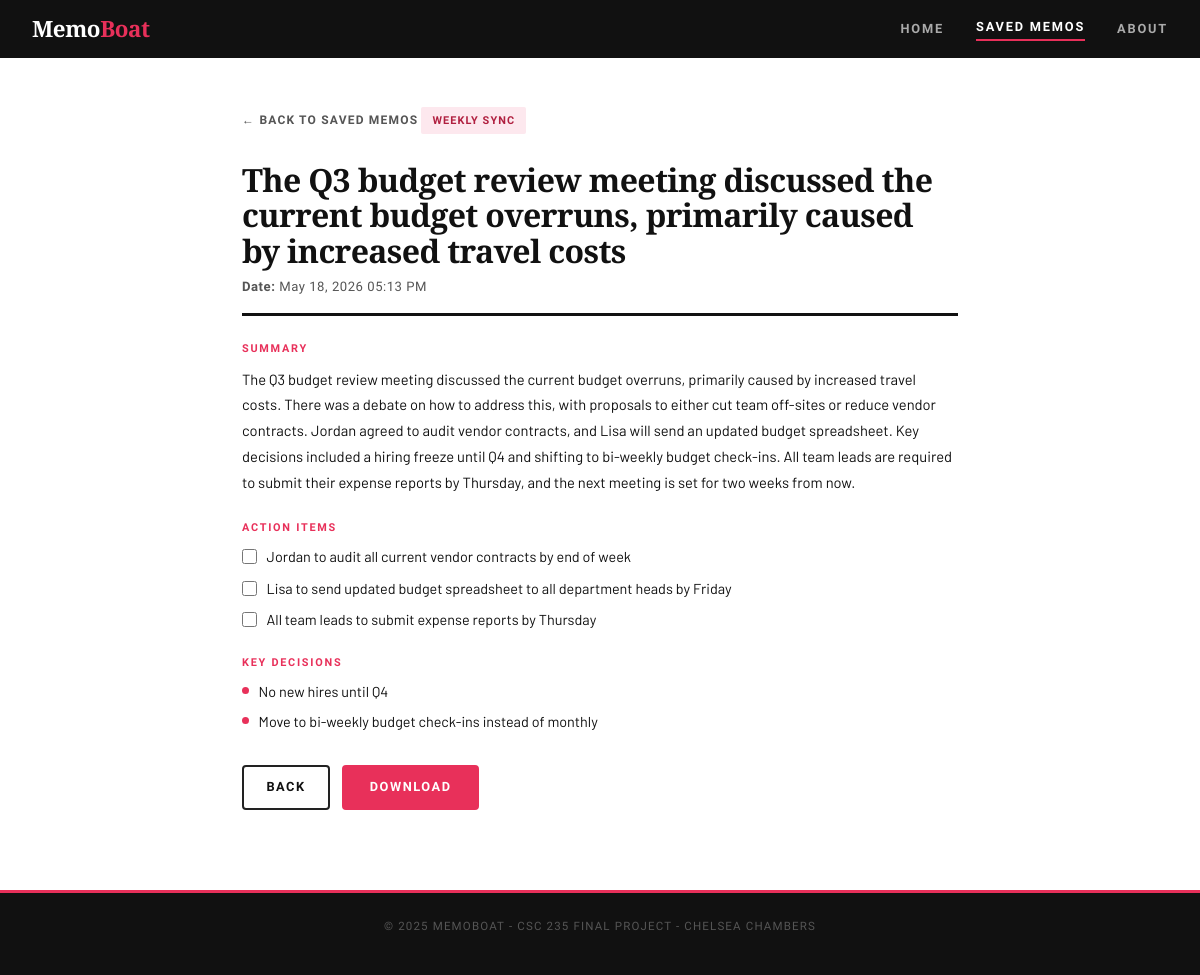
The app's page /memo/8 with its own data.
### tables this page shows
CREATE TABLE meeting_types (
        type_id INTEGER PRIMARY KEY AUTOINCREMENT,
        type_name TEXT NOT NULL
    );

CREATE TABLE transcripts (
        transcript_id INTEGER PRIMARY KEY AUTOINCREMENT,
        type_id INTEGER NOT NULL,
        raw_notes TEXT NOT NULL,
        timestamp TEXT NOT NULL,
        FOREIGN KEY (type_id) REFERENCES meeting_types(type_id)
    );

CREATE TABLE summaries (
        summary_id INTEGER PRIMARY KEY AUTOINCREMENT,
        transcript_id INTEGER NOT NULL,
        summary TEXT NOT NULL,
        action_items TEXT NOT NULL,
        key_decisions TEXT NOT NULL,
        FOREIGN KEY (transcript_id) REFERENCES transcripts(transcript_id)
    );

### app.py (the view)
@app.route("/memo/<int:memo_id>")
def view_memo(memo_id):
    conn = get_db()
    row = conn.execute("""
        SELECT t.transcript_id, t.timestamp, s.summary, s.action_items, s.key_decisions, mt.type_name
        FROM transcripts t
        JOIN summaries s ON t.transcript_id = s.transcript_id
        JOIN meeting_types mt ON t.type_id = mt.type_id
        WHERE t.transcript_id = ?
    """, (memo_id,)).fetchone()
    conn.close()
    if row is None:
        return "Memo not found", 404
    memo = {
        "id":           row["transcript_id"],
        "timestamp":    row["timestamp"],
        "title":        row["summary"].split(".")[0].strip(),
        "summary":      row["summary"],
        "action_items": json.loads(row["action_items"]),
        "key_decisions":json.loads(row["key_decisions"]),
        "type_name":    row["type_name"]
    }
    return render_template("memo.html", memo=memo)

### app.py (called while the page is built)
def get_db():
    conn = sqlite3.connect("memoboat.db")
    conn.row_factory = sqlite3.Row
    return conn

### templates/memo.html (shortened to what this page needs)
<!DOCTYPE html>
<html lang="en">
<head>
  <link href="https://cdn.jsdelivr.net/npm/bootstrap@5.3.3/dist/css/bootstrap.min.css" rel="stylesheet" />
  <link rel="stylesheet" href="{{ url_for('static', filename='style.css') }}" />
</head>
<body>
  <nav class="mb-nav">
    <div class="mb-nav-inner">
      <a href="{{ url_for('index') }}" class="mb-logo">Memo<span>Boat</span></a>
      <div class="mb-nav-links">
        <a href="{{ url_for('index') }}">Home</a>
        <a href="{{ url_for('memos_page') }}" class="active">Saved Memos</a>
        <a href="{{ url_for('about') }}">About</a>
      </div>
    </div>
  </nav>
  <div class="mb-memo-page">
    <a href="{{ url_for('memos_page') }}" class="mb-back-link">&larr; Back to Saved Memos</a>
    <span class="mb-tag">{{ memo.type_name }}</span>
    <h1 class="mb-memo-title">{{ memo.title }}</h1>
    <div class="mb-memo-meta">
      <span><strong>Date:</strong> {{ memo.timestamp }}</span>
    </div>
    <hr class="mb-divider" />
    <span class="mb-section-label">Summary</span>
    <p class="mb-body-text">{{ memo.summary }}</p>
    <span class="mb-section-label">Action Items</span>
    <ul class="mb-checklist">
      {% for item in memo.action_items %}
        <li>
          <input type="checkbox" id="action-{{ loop.index }}" onchange="toggleItem(this)">
          <span>{{ item }}</span>
        </li>
      {% endfor %}
    </ul>
    <span class="mb-section-label">Key Decisions</span>
    <ul class="mb-bullet-list">
      {% for decision in memo.key_decisions %}
        <li>{{ decision }}</li>
      {% endfor %}
    </ul>
    <div class="mb-memo-footer">
      <a href="{{ url_for('memos_page') }}" class="mb-btn mb-btn-secondary">Back</a>
      <button class="mb-btn mb-btn-primary" onclick="downloadThisMemo()">Download</button>
    </div>
  </div>
  <footer class="mb-footer">
    <p>&copy; 2025 MemoBoat - CSC 235 Final Project - Chelsea Chambers</p>
  </footer>
</body>
</html>

### static/style.css (style rules this page uses)
:root { --rose: #e8305a; --rose-lt: #fde8ee; --rose-dark: #b01f3f; --ink: #111111; --ink-mid: #555555; --ink-light: #999999; --white: #ffffff; --off-white: #f9f9f7; --border: #e0e0e0; --border-dark:#222222; --display: 'Playfair Display', Georgia, serif; --body: 'Barlow', sans-serif; --cond: 'Barlow Condensed', sans-serif; --radius: 4px; }
*, *::before, *::after { box-sizing: border-box; margin: 0; padding: 0; }
html { scroll-behavior: smooth; }
body { font-family: var(--body); color: var(--ink); background: var(--white); font-size: 15px; line-height: 1.6; }
.mb-nav { background: var(--ink); position: sticky; top: 0; z-index: 100; }
.mb-nav-inner { max-width: 1200px; margin: 0 auto; padding: 0 2rem; height: 58px; display: flex; align-items: center; justify-content: space-between; }
.mb-logo { font-family: var(--display); font-size: 1.4rem; font-weight: 900; color: var(--white); text-decoration: none; letter-spacing: -0.02em; }
.mb-logo span { color: var(--rose); }
.mb-nav-links { display: flex; gap: 2rem; align-items: center; }
.mb-nav-links a { font-family: var(--cond); font-size: 0.8rem; font-weight: 700; letter-spacing: 0.14em; text-transform: uppercase; color: #aaaaaa; text-decoration: none; transition: color 0.15s; }
.mb-nav-links a:hover, .mb-nav-links a.active { color: var(--white); }
.mb-nav-links a.active { border-bottom: 2px solid var(--rose); padding-bottom: 2px; }
.mb-btn { display: inline-block; font-family: var(--cond); font-size: 0.8rem; font-weight: 700; letter-spacing: 0.12em; text-transform: uppercase; cursor: pointer; transition: all 0.15s; text-decoration: none; border-radius: var(--radius); }
.mb-btn-primary { background: var(--rose); color: var(--white); border: 2px solid var(--rose); padding: 0.65rem 1.6rem; }
.mb-btn-secondary { background: transparent; color: var(--ink); border: 2px solid var(--border-dark); padding: 0.65rem 1.4rem; }
.mb-section-label { font-family: var(--cond); font-size: 0.68rem; font-weight: 700; letter-spacing: 0.16em; text-transform: uppercase; color: var(--rose); margin-bottom: 0.6rem; margin-top: 1.5rem; display: block; }
.mb-memo-title { font-family: var(--display); font-size: 2rem; font-weight: 700; letter-spacing: -0.02em; color: var(--ink); line-height: 1.1; }
.mb-memo-meta { display: flex; gap: 1.5rem; font-size: 0.82rem; color: var(--ink-mid); margin: 0.5rem 0 1rem; font-family: var(--cond); letter-spacing: 0.04em; }
.mb-divider { border: none; border-top: 3px solid var(--ink); margin-bottom: 0.5rem; opacity: 1; }
.mb-body-text { font-size: 0.92rem; color: var(--ink); line-height: 1.75; }
.mb-checklist { list-style: none; padding: 0; display: flex; flex-direction: column; gap: 0.6rem; }
.mb-checklist li { display: flex; align-items: flex-start; gap: 0.6rem; font-size: 0.9rem; line-height: 1.5; }
.mb-checklist input[type="checkbox"] { margin-top: 3px; accent-color: var(--rose); width: 15px; height: 15px; cursor: pointer; flex-shrink: 0; }
.mb-bullet-list { list-style: none; padding: 0; display: flex; flex-direction: column; gap: 0.5rem; }
.mb-bullet-list li { display: flex; align-items: flex-start; gap: 0.6rem; font-size: 0.9rem; line-height: 1.5; }
.mb-bullet-list li::before { content: ''; width: 7px; height: 7px; border-radius: 50%; background: var(--rose); margin-top: 6px; flex-shrink: 0; }
.mb-memo-footer { margin-top: 2rem; display: flex; gap: 0.75rem; }
.mb-memo-page { max-width: 780px; margin: 0 auto; padding: 3rem 2rem 5rem; }
.mb-back-link { font-family: var(--cond); font-size: 0.75rem; font-weight: 700; letter-spacing: 0.1em; text-transform: uppercase; color: var(--ink-mid); text-decoration: none; display: inline-flex; align-items: center; gap: 0.4rem; margin-bottom: 2rem; transition: color 0.15s; }
.mb-memo-page .mb-divider { margin: 1rem 0 1.5rem; }
.mb-tag { display: inline-block; font-family: var(--cond); font-size: 0.68rem; font-weight: 700; letter-spacing: 0.1em; text-transform: uppercase; background: var(--rose-lt); color: var(--rose-dark); padding: 0.3rem 0.7rem; border-radius: 2px; margin-bottom: 1rem; }
.mb-footer { background: var(--ink); border-top: 3px solid var(--rose); padding: 1.5rem 2rem; text-align: center; }
.mb-footer p { font-family: var(--cond); font-size: 0.72rem; letter-spacing: 0.1em; text-transform: uppercase; color: #555555; }

### records on screen
meeting_types: type_name "WEEKLY SYNC"
transcripts: timestamp "May 18, 2026 05:13 PM"
summaries: summary "The Q3 budget review meeting discussed the current budget overruns, primarily caused by increased travel costs. There was a debate on how to address this, with proposals to either cut team off-sites or reduce vendor contracts. Jordan agreed to audit vendor contracts, and Lisa will send an updated budget spreadsheet. Key decisions included a hiring freeze until Q4 and shifting to bi-weekly budget check-ins. All team leads are required to submit their expense reports by Thursday, and the next meeting is set for two weeks from now."

### other values on screen
{{ memo.title }} "The Q3 budget review meeting discussed the current budget overruns, primarily caused by increased travel costs"
{{ item }} "Jordan to audit all current vendor contracts by end of week" "Lisa to send updated budget spreadsheet to all department heads by Friday" "All team leads to submit expense reports by Thursday"
{{ decision }} "No new hires until Q4" "Move to bi-weekly budget check-ins instead of monthly"
